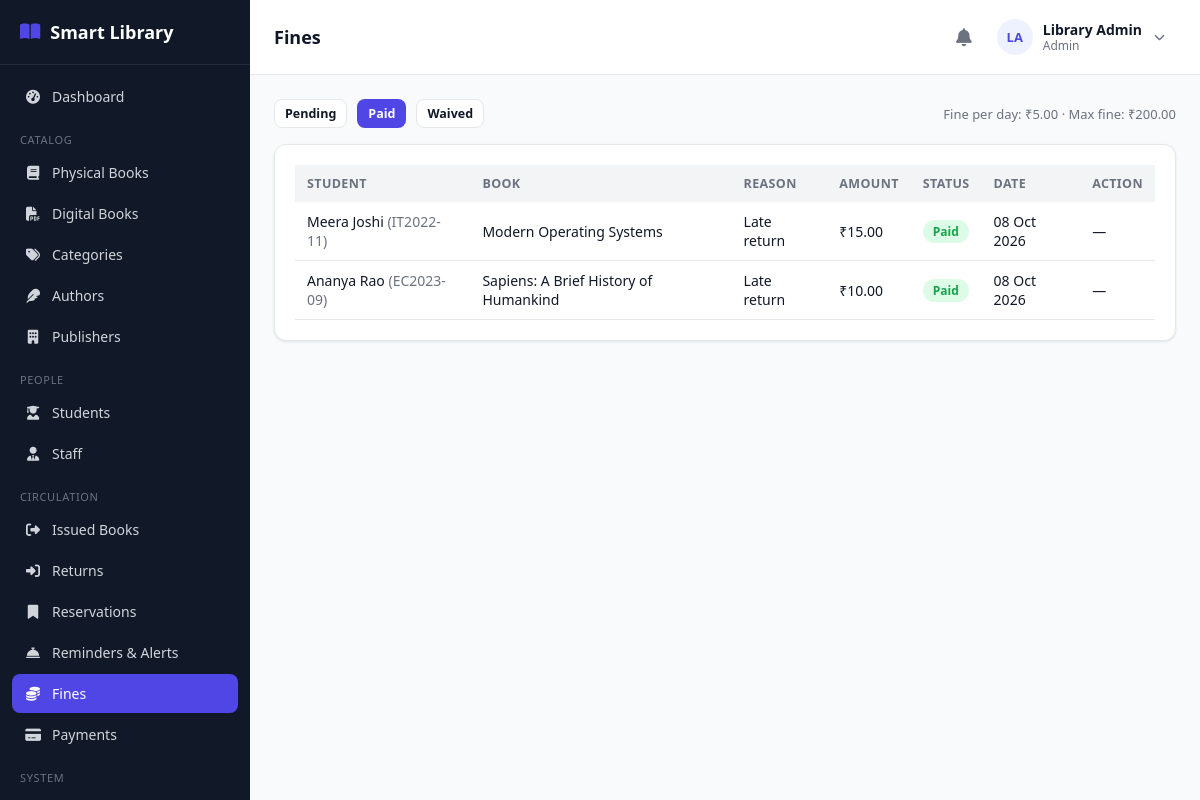
Screenshot of /admin/fines.php?status=paid (signed in) with the database file from the repository.
### tables this page shows
CREATE TABLE library_settings (
    id INT AUTO_INCREMENT PRIMARY KEY,
    library_name VARCHAR(150) NOT NULL DEFAULT 'Smart Library',
    borrow_period_days INT NOT NULL DEFAULT 7,
    fine_per_day DECIMAL(10,2) NOT NULL DEFAULT 5.00,
    max_fine DECIMAL(10,2) NOT NULL DEFAULT 200.00,
    grace_period_days INT NOT NULL DEFAULT 0,
    max_books_per_student INT NOT NULL DEFAULT 3,
    reservation_valid_days INT NOT NULL DEFAULT 3
);

CREATE TABLE fines (
    id INT AUTO_INCREMENT PRIMARY KEY,
    student_id INT NOT NULL,
    issue_id INT DEFAULT NULL,
    amount DECIMAL(10,2) NOT NULL DEFAULT 0.00,
    reason VARCHAR(255) DEFAULT 'Late return',
    status ENUM('pending','paid','waived') NOT NULL DEFAULT 'pending',
    created_at TIMESTAMP DEFAULT CURRENT_TIMESTAMP,
    FOREIGN KEY (student_id) REFERENCES students(id) ON DELETE CASCADE,
    FOREIGN KEY (issue_id) REFERENCES book_issues(id) ON DELETE SET NULL
);

CREATE TABLE users (
    id INT AUTO_INCREMENT PRIMARY KEY,
    name VARCHAR(120) NOT NULL,
    email VARCHAR(150) NOT NULL UNIQUE,
    password VARCHAR(255) NOT NULL,
    role ENUM('admin','librarian','student') NOT NULL,
    phone VARCHAR(20) DEFAULT NULL,
    photo VARCHAR(255) DEFAULT NULL,
    status ENUM('active','inactive') NOT NULL DEFAULT 'active',
    reset_token VARCHAR(255) DEFAULT NULL,
    reset_expires DATETIME DEFAULT NULL,
    created_at TIMESTAMP DEFAULT CURRENT_TIMESTAMP,
    updated_at TIMESTAMP DEFAULT CURRENT_TIMESTAMP ON UPDATE CURRENT_TIMESTAMP
);

CREATE TABLE students (
    id INT AUTO_INCREMENT PRIMARY KEY,
    user_id INT NOT NULL,
    roll_number VARCHAR(40) NOT NULL UNIQUE,
    course VARCHAR(100) DEFAULT NULL,
    department VARCHAR(100) DEFAULT NULL,
    year VARCHAR(20) DEFAULT NULL,
    division VARCHAR(20) DEFAULT NULL,
    address VARCHAR(255) DEFAULT NULL,
    registration_date DATE NOT NULL,
    max_books INT NOT NULL DEFAULT 3,
    created_at TIMESTAMP DEFAULT CURRENT_TIMESTAMP,
    updated_at TIMESTAMP DEFAULT CURRENT_TIMESTAMP ON UPDATE CURRENT_TIMESTAMP,
    FOREIGN KEY (user_id) REFERENCES users(id) ON DELETE CASCADE
);

CREATE TABLE books (
    id INT AUTO_INCREMENT PRIMARY KEY,
    isbn VARCHAR(30) NOT NULL UNIQUE,
    title VARCHAR(200) NOT NULL,
    author_id INT DEFAULT NULL,
    category_id INT DEFAULT NULL,
    publisher_id INT DEFAULT NULL,
    publication_year YEAR DEFAULT NULL,
    edition VARCHAR(30) DEFAULT NULL,
    language VARCHAR(40) DEFAULT 'English',
    pages INT DEFAULT NULL,
    price DECIMAL(10,2) DEFAULT 0.00,
    shelf_number VARCHAR(30) DEFAULT NULL,
    total_copies INT NOT NULL DEFAULT 1,
    available_copies INT NOT NULL DEFAULT 1,
    description TEXT DEFAULT NULL,
    image VARCHAR(255) DEFAULT NULL,
    status ENUM('active','inactive') NOT NULL DEFAULT 'active',
    created_at TIMESTAMP DEFAULT CURRENT_TIMESTAMP,
    updated_at TIMESTAMP DEFAULT CURRENT_TIMESTAMP ON UPDATE CURRENT_TIMESTAMP,
    FOREIGN KEY (author_id) REFERENCES authors(id) ON DELETE SET NULL,
    FOREIGN KEY (category_id) REFERENCES categories(id) ON DELETE SET NULL,
    FOREIGN KEY (publisher_id) REFERENCES publishers(id) ON DELETE SET NULL,
    INDEX idx_title (title),
    INDEX idx_isbn (isbn)
);

### admin/fines.php (the view, shortened to what this page needs)
<?php
require_once __DIR__ . '/../config/database.php';
require_once __DIR__ . '/../includes/functions.php';
require_once __DIR__ . '/../includes/auth-check.php';
$statusFilter = $_GET['status'] ?? 'pending';
$where = '';
if (in_array($statusFilter, ['pending','paid','waived'], true)) {
    $where = "WHERE f.status = " . $pdo->quote($statusFilter);
}
$fines = $pdo->query("
    SELECT f.*, u.name student_name, s.roll_number, b.title
    FROM fines f
    JOIN students s ON s.id = f.student_id
    JOIN users u ON u.id = s.user_id
    LEFT JOIN book_issues bi ON bi.id = f.issue_id
    LEFT JOIN books b ON b.id = bi.book_id
    $where ORDER BY f.id DESC")->fetchAll();
$settings = getSettings($pdo);
include __DIR__ . '/../includes/header.php';
?>
<div class="table-toolbar">
    <div class="filters">
        <a class="btn btn-sm <?= $statusFilter==='pending'?'btn-primary':'btn-outline' ?>" href="?status=pending">Pending</a>
        <a class="btn btn-sm <?= $statusFilter==='paid'?'btn-primary':'btn-outline' ?>" href="?status=paid">Paid</a>
        <a class="btn btn-sm <?= $statusFilter==='waived'?'btn-primary':'btn-outline' ?>" href="?status=waived">Waived</a>
    </div>
    <div class="text-muted" style="font-size:13px;">Fine per day: &#8377;<?= number_format($settings['fine_per_day'],2) ?> &middot; Max fine: &#8377;<?= number_format($settings['max_fine'],2) ?></div>
</div>
<div class="card">
    <?php if (!$fines): ?>
        <div class="empty-state"><i class="fa-solid fa-coins"></i>No fines found for this filter.</div>
    <?php else: ?>
    <div class="table-wrap">
        <table class="data-table">
            <thead><tr><th>Student</th><th>Book</th><th>Reason</th><th>Amount</th><th>Status</th><th>Date</th><th>Action</th></tr></thead>
            <tbody>
            <?php foreach ($fines as $f): ?>
                <tr>
                    <td><?= e($f['student_name']) ?> <span class="text-muted">(<?= e($f['roll_number']) ?>)</span></td>
                    <td><?= e($f['title'] ?? '—') ?></td>
                    <td><?= e($f['reason']) ?></td>
                    <td>&#8377;<?= number_format($f['amount'], 2) ?></td>
                    <td><?= statusBadge($f['status']) ?></td>
                    <td><?= fmtDate($f['created_at']) ?></td>
                    <td>
                        <?php if ($f['status'] === 'pending'): ?>
                        <form method="POST" style="display:inline;">
                            <?= csrfField() ?><input type="hidden" name="form_action" value="pay"><input type="hidden" name="id" value="<?= $f['id'] ?>">
                            <input type="hidden" name="method" value="cash">
                            <button class="btn btn-sm btn-success" type="submit"><i class="fa-solid fa-credit-card"></i> Mark Paid</button>
                        </form>
                        <form method="POST" style="display:inline;" data-confirm="Waive this fine?">
                            <?= csrfField() ?><input type="hidden" name="form_action" value="waive"><input type="hidden" name="id" value="<?= $f['id'] ?>">
                            <button class="btn btn-sm btn-outline" type="submit">Waive</button>
                        </form>
                        <?php else: ?>—<?php endif; ?>
                    </td>
                </tr>
            <?php endforeach; ?>
            </tbody>
        </table>
    </div>
    <?php endif; ?>
</div>
<?php include __DIR__ . '/../includes/footer.php'; ?>

### includes/functions.php (shortened to what this page needs)
<?php
function e($value) {
    return htmlspecialchars($value ?? '', ENT_QUOTES, 'UTF-8');
}
function getSettings($pdo) {
    static $settings = null;
    if ($settings === null) {
        $stmt = $pdo->query("SELECT * FROM library_settings LIMIT 1");
        $settings = $stmt->fetch() ?: [
            'borrow_period_days' => 7, 'fine_per_day' => 5, 'max_fine' => 200,
            'grace_period_days' => 0, 'max_books_per_student' => 3, 'reservation_valid_days' => 3,
            'library_name' => 'Smart Library',
        ];
    }
    return $settings;
}
function fmtDate($date) {
    return date('d M Y', strtotime($date));
}
function statusBadge($status) {
    $colors = [
        'active' => 'badge-green', 'available' => 'badge-green', 'paid' => 'badge-green',
        'returned' => 'badge-green', 'completed' => 'badge-green', 'approved' => 'badge-green', 'ready' => 'badge-green',
        'issued' => 'badge-blue', 'pending' => 'badge-yellow',
        'overdue' => 'badge-red', 'inactive' => 'badge-gray', 'cancelled' => 'badge-gray',
        'expired' => 'badge-gray', 'lost' => 'badge-red', 'damaged' => 'badge-red', 'waived' => 'badge-gray',
    ];
    $class = $colors[$status] ?? 'badge-gray';
    return '<span class="badge ' . $class . '">' . e(ucfirst($status)) . '</span>';
}

### assets/css/style.css (style rules this page uses)
:root { --primary: #4f46e5; --primary-dark: #4338ca; --primary-light: #eef2ff; --success: #16a34a; --success-light: #dcfce7; --warning: #ca8a04; --warning-light: #fef9c3; --danger: #dc2626; --danger-light: #fee2e2; --gray: #6b7280; --gray-light: #f3f4f6; --border: #e5e7eb; --text: #111827; --text-muted: #6b7280; --bg: #f9fafb; --white: #ffffff; --sidebar-w: 250px; --radius: 12px; --shadow: 0 1px 3px rgba(0,0,0,0.06), 0 1px 2px rgba(0,0,0,0.04); }
* { box-sizing: border-box; }
body { margin: 0; font-family: 'Segoe UI', system-ui, -apple-system, Roboto, sans-serif; background: var(--bg); color: var(--text); font-size: 15px; }
a { color: var(--primary); text-decoration: none; }
.card { background: var(--white); border: 1px solid var(--border); border-radius: var(--radius); box-shadow: var(--shadow); padding: 20px; }
.btn { display: inline-flex; align-items: center; gap: 6px; padding: 9px 16px; border-radius: 8px; border: 1px solid transparent; font-size: 14px; font-weight: 600; cursor: pointer; text-decoration: none; }
.btn-primary { background: var(--primary); color: #fff; }
.btn-outline { background: #fff; border-color: var(--border); color: var(--text); }
.btn-sm { padding: 5px 10px; font-size: 12.5px; }
.table-wrap { overflow-x: auto; }
table.data-table { width: 100%; border-collapse: collapse; font-size: 14px; }
.data-table th { text-align: left; padding: 10px 12px; background: var(--gray-light); font-weight: 700; font-size: 12.5px; text-transform: uppercase; letter-spacing: 0.03em; color: var(--text-muted); white-space: nowrap; }
.data-table td { padding: 10px 12px; border-bottom: 1px solid var(--border); vertical-align: middle; }
.table-toolbar { display: flex; justify-content: space-between; align-items: center; margin-bottom: 16px; gap: 12px; flex-wrap: wrap; }
.table-toolbar .filters { display: flex; gap: 10px; flex-wrap: wrap; }
.badge { padding: 3px 10px; border-radius: 999px; font-size: 12px; font-weight: 700; display: inline-block; }
.badge-green { background: var(--success-light); color: var(--success); }
.text-muted { color: var(--text-muted); }

### rows the page displays
library_settings: fine_per_day "5.00", max_fine "200.00"
fines: users.name "Meera Joshi", student.roll_number "IT2022-11", books.title "Modern Operating Systems", reason "Late return", amount "15.00", status "Paid", created_at "08 Oct 2026"
fines: users.name "Ananya Rao", student.roll_number "EC2023-09", books.title "Sapiens: A Brief History of Humankind", reason "Late return", amount "10.00", status "Paid", created_at "08 Oct 2026"

### other values shown
$label "Dashboard"
$item['_section'] "CATALOG"
$label "Physical Books"
$label "Digital Books"
$label "Categories"
$label "Authors"
$label "Publishers"
$item['_section'] "PEOPLE"
$label "Students"
$label "Staff"
$item['_section'] "CIRCULATION"
$label "Issued Books"
$label "Returns"
$label "Reservations"
$label "Reminders & Alerts"
